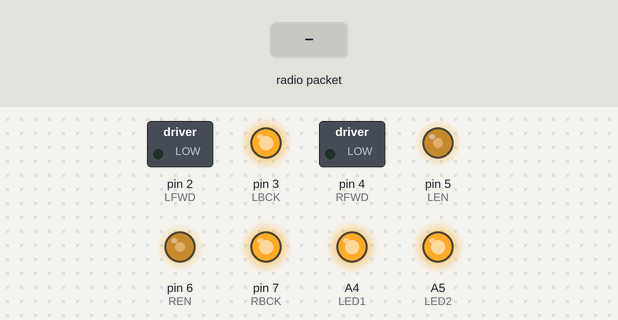
Bench run of a sketch on a simulated Arduino Uno, built with avr-gcc and run on an emulated ATmega328P. Shown: switched loads named in the sketch (green lamp = pin HIGH), output pins drawn as LEDs (lit = HIGH). The inputs (shaded band) are chosen by the test bench. No radio packets arrive unless stated; what the sketch prints to the serial monitor is not drawn.

Above: at 1.2 s.
1.3 s: radio packet "1" arrives
Timing chart, 0 to 4.3 s (numbered marks = the images above; inputs shaded):
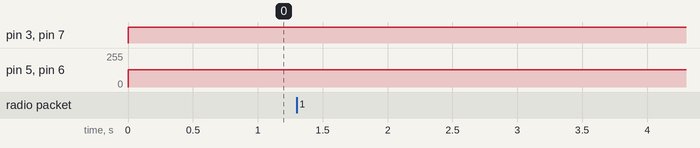

Measured:
- after the input at 1.3 s, every drawn part: stays the same

The sketch:

Sheer_Heart_Attack_Recv.ino
```cpp
#include <VirtualWire.h>

#define BUFLEN 3 //VW_MAX_MESSAGE_LEN

#define LFWD 2
#define LBCK 3
#define LEN 5

#define RFWD 4
#define RBCK 7
#define REN 6

#define LED1 A4
#define LED2 A5

uint8_t buf[BUFLEN]; //Buffer set to max lenght.
uint8_t xVal, yVal, flags;
uint8_t rightDrive, leftDrive;
int xPos, xNeg, yPos, yNeg;
bool dir = true;

void setup() {
  vw_set_ptt_inverted(true);
  vw_set_rx_pin(12);
  vw_setup(4000); //bits pr. sec
  vw_rx_start();
  motorInit();
  ledInit();
  Serial.begin(9600);
}

void loop() {
  if (vw_get_message(buf, (uint8_t*)BUFLEN)){
    xVal = buf[0];
    yVal = buf[1];
    flags = buf[2];
    Serial.print("xVal = "); Serial.print(xVal); Serial.print("yVal = "); Serial.println(yVal);
  }

  xPos = xVal-128;
  xNeg = 128-xVal;
  yPos = yVal-128;
  yNeg = 128-yVal;

  rightDrive, leftDrive = 0;

  if(yPos>yNeg){
    dir = true;
    rightDrive, leftDrive = yPos;
  }
  else{
    dir = false;
    rightDrive, leftDrive = yNeg;
  }

  //Maybe put two inside the above if-case?
  if(xPos>xNeg){
    leftDrive += xPos;
  }
  else{
    rightDrive += xNeg;
  }

  switch(dir){
    case true:
      digitalWrite(LBCK,LOW);
      digitalWrite(LFWD,HIGH);
      analogWrite(LEN, leftDrive);
      digitalWrite(RBCK,LOW);
      digitalWrite(RFWD,HIGH);
      analogWrite(REN, leftDrive);
      break;
    case false:
      digitalWrite(LFWD,LOW);
      digitalWrite(LBCK,HIGH);
      analogWrite(LEN, leftDrive);
      digitalWrite(RFWD,LOW);
      digitalWrite(RBCK,HIGH);
      analogWrite(REN, leftDrive);
      break;
  }
}


void motorInit(void){
  pinMode(LFWD,OUTPUT);
  digitalWrite(LFWD, LOW);
  pinMode(LBCK,OUTPUT);
  digitalWrite(LBCK, LOW);
  pinMode(LEN,OUTPUT);
  analogWrite(LEN, 0);

  pinMode(RFWD,OUTPUT);
  digitalWrite(RFWD, LOW);
  pinMode(RBCK,OUTPUT);
  digitalWrite(RBCK, LOW);
  pinMode(REN,OUTPUT);
  analogWrite(REN, 0);
}


void ledInit(void){
  pinMode(LED1,OUTPUT);
  digitalWrite(LED1, HIGH);
  pinMode(LED2,OUTPUT);
  digitalWrite(LED2, HIGH);
}
```
